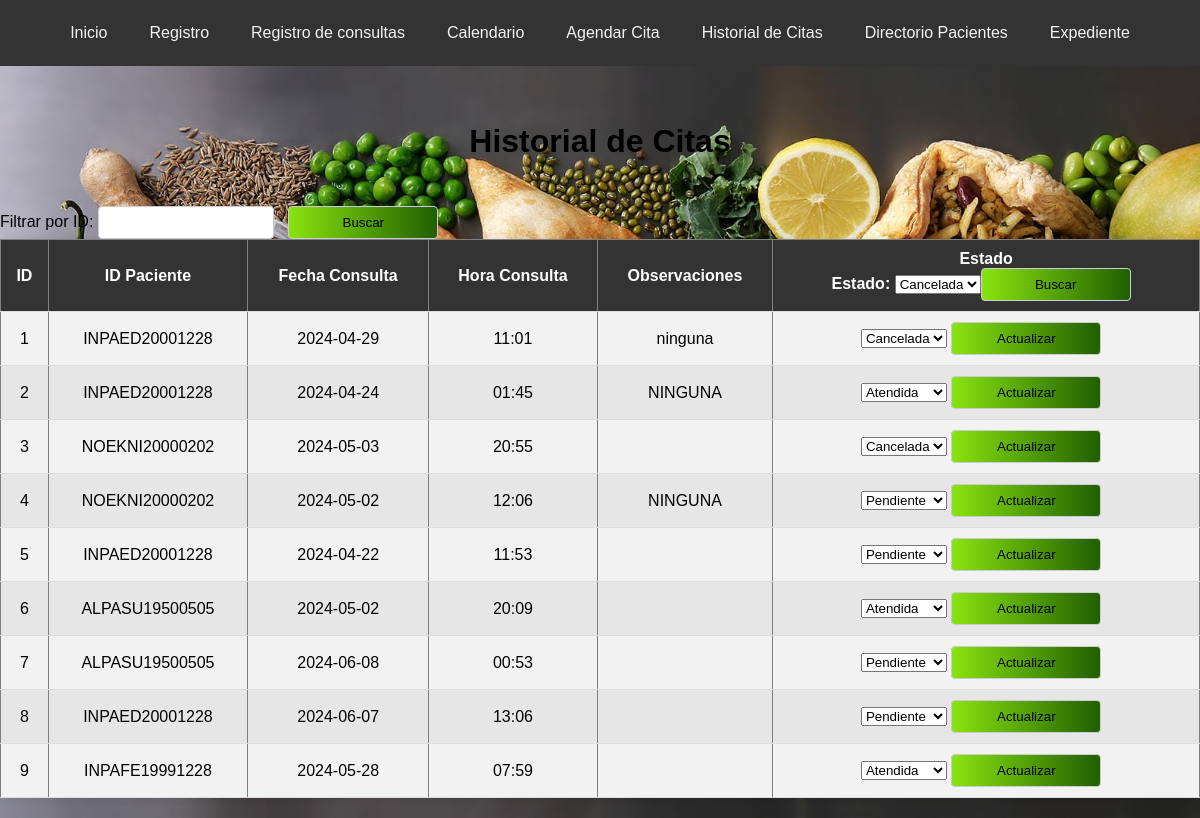
Page /historial_citas (signed in) on the committed database.
### tables this page shows
CREATE TABLE citas (
                    id_cita INTEGER PRIMARY KEY AUTOINCREMENT,
                    id_paciente TEXT,
                    fecha_consulta TEXT NOT NULL,
                    hora_consulta TEXT NOT NULL, 
                    observaciones TEXT,
                    estado TEXT DEFAULT 'Pendiente',
                    FOREIGN KEY (id_paciente) REFERENCES pacientes(id_paciente)
                );

### app.py (the view)
@app.route('/historial_citas', methods=['GET', 'POST'])
@login_required
def historial_citas():
    filter_text = request.form.get('filter_text')
    filter_by = request.form.get('filter_by')
    with get_db_connection() as connection:
        cursor = connection.cursor()
        if request.method == 'POST' and filter_text and filter_by:
            if filter_by == 'id_paciente':
                cursor.execute("SELECT * FROM citas WHERE LOWER(id_paciente) LIKE LOWER(?)", ('%' + filter_text + '%',))
            elif filter_by == 'estado':
                cursor.execute("SELECT * FROM citas WHERE LOWER(estado) = LOWER(?)", (filter_text, ))
            else:
                cursor.execute("SELECT * FROM citas")
        else:
            cursor.execute("SELECT * FROM citas")
        citas = cursor.fetchall()
    with get_db_connection() as connection:
     cursor = connection.cursor()
    cursor.execute("SELECT id_paciente, primer_apellido, segundo_apellido, nombres FROM pacientes")
    pacientes = cursor.fetchall()
    return render_template('historial_citas.html', citas=citas, pacientes=pacientes)

### app.py (called while the page is built)
def get_db_connection():
    return sqlite3.connect('nutricion_consulta.db')

def login_required(f):
    @wraps(f)
    def decorated_function(*args, **kwargs):
        if 'username' not in session:
            return redirect(url_for('login'))
        return f(*args, **kwargs)
    return decorated_function

### templates/historial_citas.html (shortened to what this page needs)
<!DOCTYPE html>
<html lang="es">
<head>
    <link rel="stylesheet" href="{{ url_for('static', filename='css/style.css') }}">
</head>
<body>
    <div class="navbar">
        <a href="/">Inicio</a>
        <a href="/registro">Registro</a>
        <a href="/consultar">Registro de consultas</a>
        <a href="/options">Calendario</a>
        <a href="/agendar_cita">Agendar Cita</a>
        <a href="/historial_citas">Historial de Citas</a>
        <a href="/directorio_pacientes">Directorio Pacientes</a>
        <a href="/expediente">Expediente</a>
        </div>
        <br>
            <h1>Historial de Citas</h1>
            <br></br>
            <form action="{{ url_for('historial_citas') }}" method="post" class="filter-form">
            <label for="filtro_id">Filtrar por ID:</label>
            <input type="text" id="filter_id" name="filter_text" list="pacientes_list" required>
            <input type="submit" value="Buscar">
        </form>
        <table border="1">
            <tr>
                <th>ID</th>
                <th>ID Paciente</th>
                <th>Fecha Consulta</th>
                <th>Hora Consulta</th>
                <th>Observaciones</th>
                <th>Estado
                    <form action="{{ url_for('historial_citas') }}" method="post" class="filter-form">
                        <label for="filter_estado">Estado:</label>
                        <select id="filter_estado" name="filter_estado">
                            <option value="Cancelada" {% if filter_estado == 'Cancelada' %} selected {% endif %}>Cancelada</option>
                            <input type="submit" value="Buscar">
                        </select>
                    </form>
                </th>
            </tr>
            {% for cita in citas %}
            <tr>
                <td>{{ cita[0] }}</td>
                <td>{{ cita[1] }}</td>
                <td>{{ cita[2] }}</td>
                <td>{{ cita[3] }}</td>
                <td>{{ cita[4] }}</td>
                <td>
                    <form action="/actualizar_estado" method="POST">
                        <select name="estado">
                            <option value="Pendiente" {% if cita[5] == 'Pendiente' %}selected{% endif %}>Pendiente</option>
                            <option value="Atendida" {% if cita[5] == 'Atendida' %}selected{% endif %}>Atendida</option>
                            <option value="Cancelada" {% if cita[5] == 'Cancelada' %}selected{% endif %}>Cancelada</option>
                        </select>
                        <input type="submit" value="Actualizar">
                    </form>
                </td>
            </tr>
            {% endfor %}
        </table>
    </body>
    </html>

### static/css/style.css (style rules this page uses)
body { font-family: Arial, sans-serif; margin: 0; padding: 0; background-image: url('/static/css/Imagen/fondo.jpg'); background-size: cover; background-position: auto; background-repeat: no-repeat; background-attachment: scroll; }
.navbar { overflow: hidden; background-color: #333; display: flex; justify-content: center; padding: 10px 0; }
.navbar a { color: #f2f2f2; text-align: center; padding: 14px 16px; text-decoration: none; transition: background-color 0.3s ease; border-radius: 5px; margin: 0 5px; }
button, .button, .btn-login, input[type="submit"] { display: inline-block; padding: 10px 20px; border-radius: 5px; cursor: pointer; border: #215f00; text-decoration: none; background: #215f00; background: -webkit-linear-gradient(to right, #88e410, #215f00); background: linear-gradient(to right, #88e410, #215f00); }
input:required { border-color: #ff9999; }
input[type="text"]::placeholder, input[type="password"]::placeholder { color: #999; }
input[type="text"], input[type="number"], input[type="submit"], .add-button { width: 150px; padding: 8px 12px; margin-right: 10px; border-radius: 4px; border: 1px solid #ccc; cursor: pointer; }
table { width: 100%; border-collapse: collapse; margin-bottom: 20px; background-color: #fff; border-radius: 8px; box-shadow: 0 0 10px rgba(0, 0, 0, 0.1); }
th, td { padding: 10px; text-align: center; border-bottom: 1px solid #ddd; transition: background-color 0.3s; }
th { background-color: #333; color: #ffffff; }
tr:nth-child(even) { background-color: #f2f2f2; }
tr:nth-child(odd) { background-color: #e6e6e6; }
h1, h2, strong { color: #000000; }
h1 { margin-bottom: 10px; text-align: center; }

### rows in the picture
citas: id_cita "1", id_paciente "INPAED20001228", fecha_consulta "2024-04-29", hora_consulta "11:01", observaciones "ninguna", estado "Cancelada"
citas: id_cita "2", id_paciente "INPAED20001228", fecha_consulta "2024-04-24", hora_consulta "01:45", observaciones "NINGUNA", estado "Atendida"
citas: id_cita "3", id_paciente "NOEKNI20000202", fecha_consulta "2024-05-03", hora_consulta "20:55", estado "Cancelada"
citas: id_cita "4", id_paciente "NOEKNI20000202", fecha_consulta "2024-05-02", hora_consulta "12:06", observaciones "NINGUNA", estado "Pendiente"
citas: id_cita "5", id_paciente "INPAED20001228", fecha_consulta "2024-04-22", hora_consulta "11:53", estado "Pendiente"
citas: id_cita "6", id_paciente "ALPASU19500505", fecha_consulta "2024-05-02", hora_consulta "20:09", estado "Atendida"
citas: id_cita "7", id_paciente "ALPASU19500505", fecha_consulta "2024-06-08", hora_consulta "00:53", estado "Pendiente"
citas: id_cita "8", id_paciente "INPAED20001228", fecha_consulta "2024-06-07", hora_consulta "13:06", estado "Pendiente"
citas: id_cita "9", id_paciente "INPAFE19991228", fecha_consulta "2024-05-28", hora_consulta "07:59", estado "Atendida"
